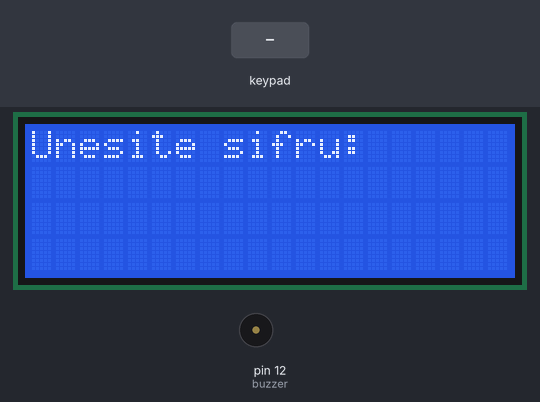
The sketch below on a simulated Arduino Uno, built with avr-gcc and run on an emulated ATmega328P. Shown: 20×4 character LCD, buzzer (waves = sounding). The inputs (shaded band) are chosen by the test bench.

Above: at 1.2 s.
1.3 s: key '#' pressed
At 3.1 s:
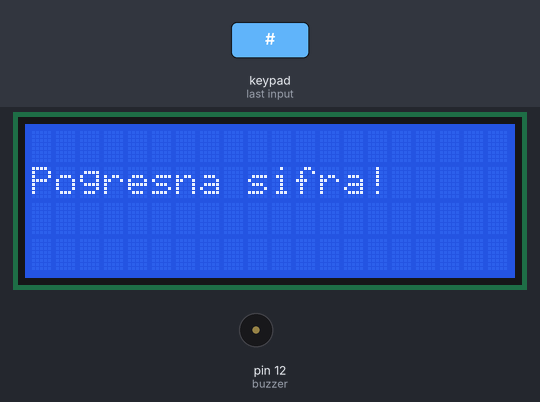
4.3 s: keypad keys 1 2 3 4 # pressed 0.4 s apart
At 6.5 s:
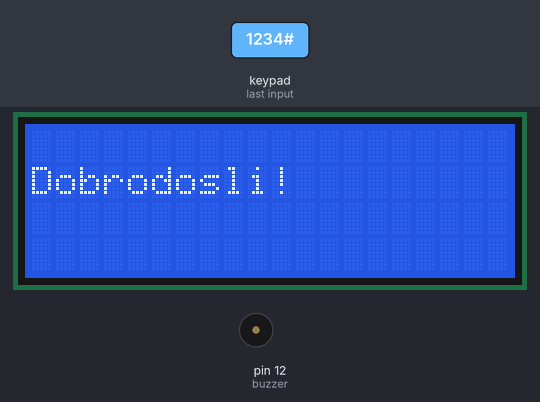
7.8 s: key '2' pressed
At 9.1 s:
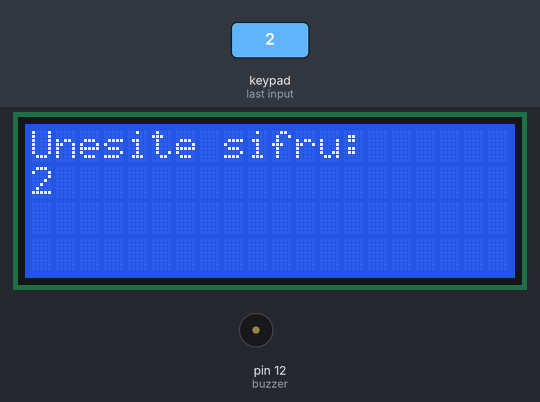
9.6 s: keypad keys 1 2 3 4 pressed 0.4 s apart
At 11.7 s:
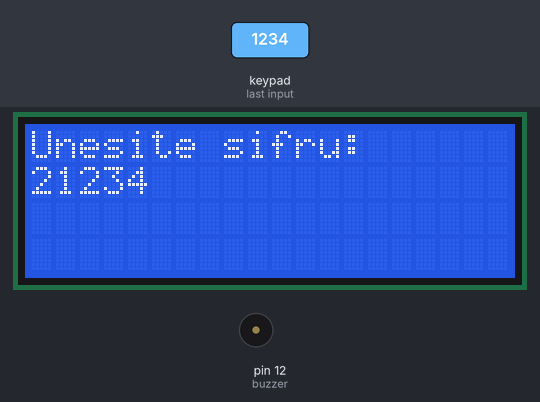
Timing chart, 0 to 13.2 s (numbered marks = the images above; inputs shaded):
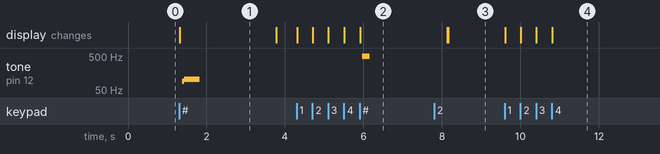

The sketch:

Tastatura.ino
```cpp
#include <Keypad.h>
#include <Wire.h>
#include <LiquidCrystal_I2C.h>

const byte ROWS = 4;
const byte COLS = 3;

const String password = "1234"; // sifra
String input_password;

int buzzer = 12;

char hexaKeys[ROWS][COLS] = {
  {'1', '2', '3'},
  {'4', '5', '6'},
  {'7', '8', '9'},
  {'*', '0', '#'}
};

byte rowPins[ROWS] = {5, 4, 3, 2};
byte colPins[COLS] = {8, 7, 6};

Keypad customKeypad = Keypad(makeKeymap(hexaKeys), rowPins, colPins, ROWS, COLS);

LiquidCrystal_I2C lcd(0x27, 20, 4);

void refres_posle_sifre(){
   lcd.clear();
   lcd.setCursor(0, 1);
}

void refres_pocetni(){
  lcd.clear();
  lcd.setCursor(0, 0);
  lcd.print("Unesite sifru:");
}

void buzz_error(){
  unsigned char i;

  for(i = 0; i < 40; i++){
      digitalWrite(buzzer, HIGH);
      delay(10); // dilej 10 ms
      digitalWrite(buzzer, LOW);
      delay(1); // dilej 1 ms
    }
}

void buzz_good(){
  unsigned char i;

  for(i = 0; i < 100; i++){
      digitalWrite(buzzer, HIGH);
      delay(1); // dilej 1 ms
      digitalWrite(buzzer, LOW);
      delay(1); // dilej 1 ms
    }
}

void setup(){
  Serial.begin(9600);

  lcd.backlight();
  lcd.init();

  refres_pocetni();

  pinMode(buzzer,OUTPUT);
}

void loop(){

  char key = customKeypad.getKey();

  if (key){
    //Serial.println(key);

    if(key == '*') {
      input_password = ""; // resetovanje varijable za unos sifre
      refres_pocetni();
    }
    else if(key == '#') {
      if(password == input_password) {
        //Serial.println("Sifra je tacna");
        refres_posle_sifre();
        lcd.print("Dobrodosli!");
        buzz_good();
        delay(2000);
        refres_pocetni();
      }
      else {
        //Serial.println("Sifra nije tacna, pokusajte ponovo");
        refres_posle_sifre();
        lcd.print("Pogresna sifra!");
        buzz_error();
        delay(2000);
        refres_pocetni();
      }
      input_password = ""; // resetovanje varijable za unos sifre
    }
    else {
      input_password += key; // dodavanje unetih karaktera i formiranje sifre
      lcd.setCursor(0, 1);
      lcd.print(input_password);
    }
  }
}
```

Measured:
- after the input at 1.3 s, tone on pin 12 (buzzer): silent → 91 Hz after 0.09 s, → 103 Hz 0.04 s later, → silent 0.40 s later; the display: changes at once (image 1)
- after the input at 4.3 s, tone on pin 12 (buzzer): silent → 496 Hz after 1.7 s, → silent 0.20 s later; the display: first changes at once (image 2 shows a later state)
- after the input at 7.8 s, the display: first differs from a run without the input after 0.36 s (image 3)
- after the input at 9.6 s, the display: first changes at once (image 4 shows a later state)
- what the display in image 1 shows lasts 2.5 s, from 1.3 s to 3.8 s
